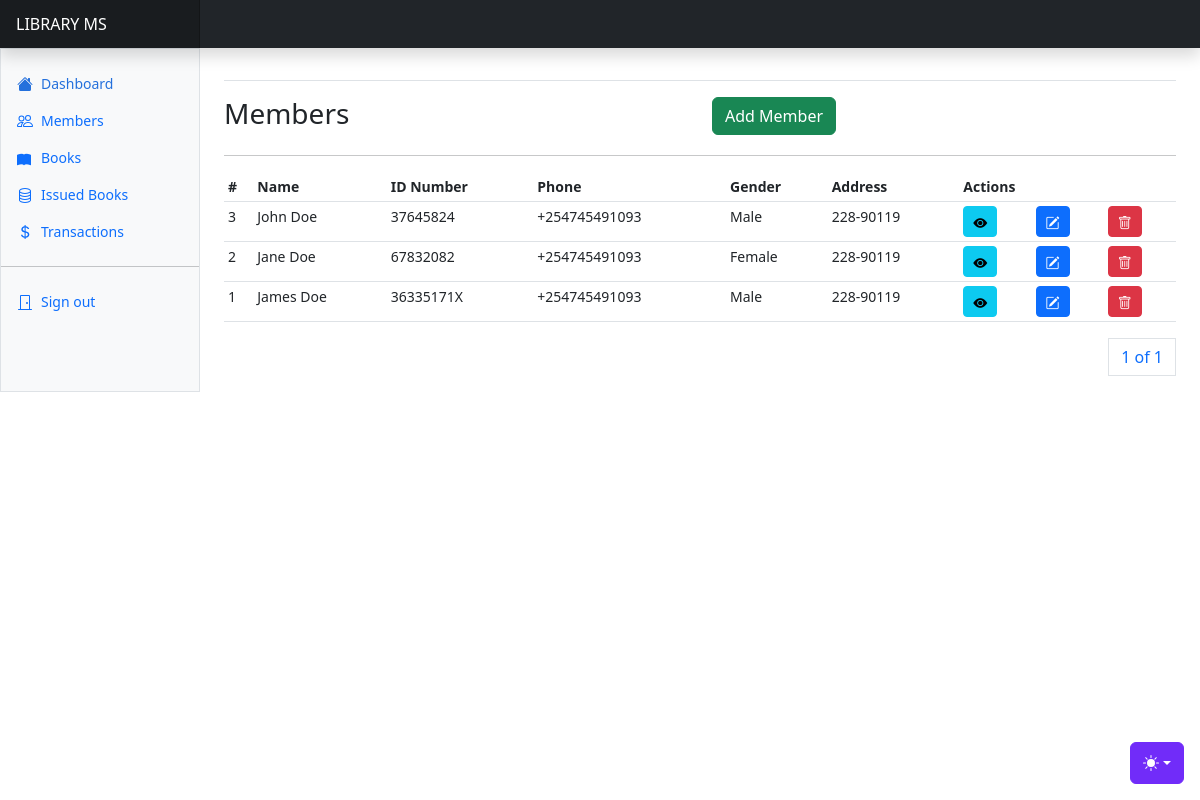
The app's page /users/members/ with its own data.
### apps/users/models.py (models this page shows, shortened)
class Member(AbstractBaseModel):
    name = models.CharField(max_length=255)
    email = models.EmailField(unique=True)
    phone_number = models.CharField(max_length=255)
    id_number = models.CharField(max_length=255)
    gender = models.CharField(max_length=255, choices=GENDER_CHOICES)
    address = models.CharField(max_length=255, null=True)
    city = models.CharField(max_length=255, null=True)
    county = models.CharField(max_length=255, null=True)
    country = models.CharField(max_length=255, null=True)
    outstanding_debt = models.DecimalField(max_digits=20, decimal_places=2, default=0)

### apps/users/views.py (the view)
# urls.py: path("members/", members, name="members"),
def members(request):
    members = Member.objects.all().order_by("-created")
    paginator = Paginator(members, 10)
    page_number = request.GET.get("page")
    page_obj = paginator.get_page(page_number)
    context = {
        "page_obj": page_obj
    }
    return render(request, "members/members.html", context)

### templates/members/members.html (shortened to what this page needs)
{% extends "base.html" %}
{% block content %}
<div class="row">
    <div class="col">
        <h3>Members</h3>
    </div>
    <div class="col">
        <a class="btn btn-success" data-bs-toggle="modal" data-bs-target="#newMemberModal">Add Member</a>
    </div>
</div>
<hr/>
      <div class="table-responsive small">
        <table class="table table-sm">
          <thead>
            <tr>
              <th scope="col">#</th>
              <th scope="col">Name</th>
              <th scope="col">ID Number</th>
              <th scope="col">Phone</th>
              <th scope="col">Gender</th>
              <th scope="col">Address</th>
              <th scope="col" colspan="3">Actions</th>
            </tr>
          </thead>
          <tbody>
            {% for member in page_obj %}
            <tr>
              <td>{{member.id}}</td>
              <td>{{member.name}}</td>
              <td>{{member.id_number}}</td>
              <td>{{member.phone_number}}</td>
              <td>{{member.gender}}</td>
              <td>{{member.address}}</td>
              <td>
                <a href="#" class="btn btn-info btn-sm"><i class="bi bi-eye-fill"></i></a>
              </td>
              <td><a class="btn btn-primary btn-sm" data-bs-toggle="modal" data-bs-target="#editMemberModal{{ member.id }}">
                <i class="bi bi-pencil-square"></i>
              </a></td>
              <td><a class="btn btn-danger btn-sm" data-bs-toggle="modal" data-bs-target="#deleteMemberModal{{ member.id }}">
                <i class="bi bi-trash"></i>
              </a></td>
            </tr>
            {% endfor %}
          </tbody>
        </table>
        <div>
          <nav aria-label="Page navigation example">
            <ul class="pagination justify-content-end">
              <a class="page-link" href="#">{{ page_obj.number }} of {{ page_obj.paginator.num_pages }}</a>
            </ul>
          </nav>
        </div>
      </div>
{% endblock content %}

### static/dashboard.css (style rules this page uses)
.bi { display: inline-block; width: 1rem; height: 1rem; }

### templates/base.html (style rules this page uses)
.bi { vertical-align: -.125em; fill: currentColor; }

### records on screen
Member: id "3", name "John Doe", id_number "37645824", phone_number "+254745491093", gender "Male", address "228-90119"
Member: id "2", name "Jane Doe", id_number "67832082", phone_number "+254745491093", gender "Female", address "228-90119"
Member: id "1", name "James Doe", id_number "36335171X", phone_number "+254745491093", gender "Male", address "228-90119"

### other values on screen
{{ page_obj.number }} "1"
{{ page_obj.paginator.num_pages }} "1"
